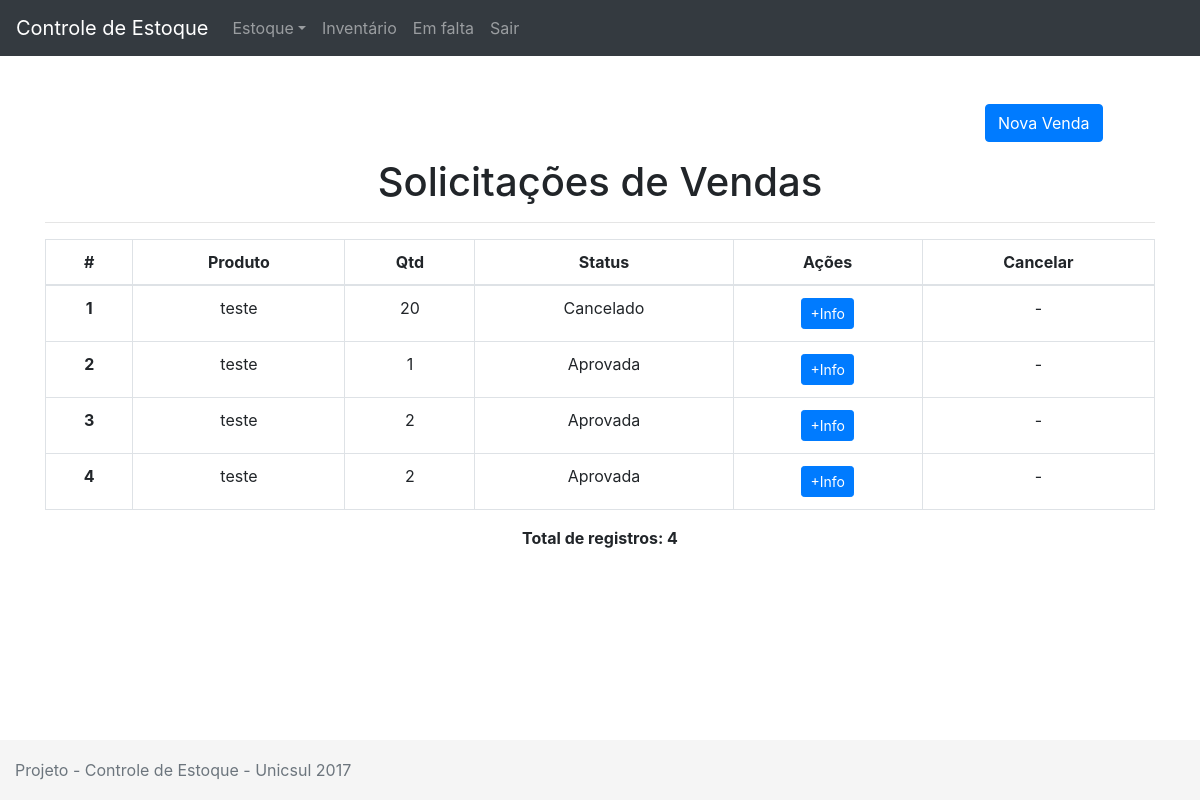
Page /index.php/vendas on the earlier database version.
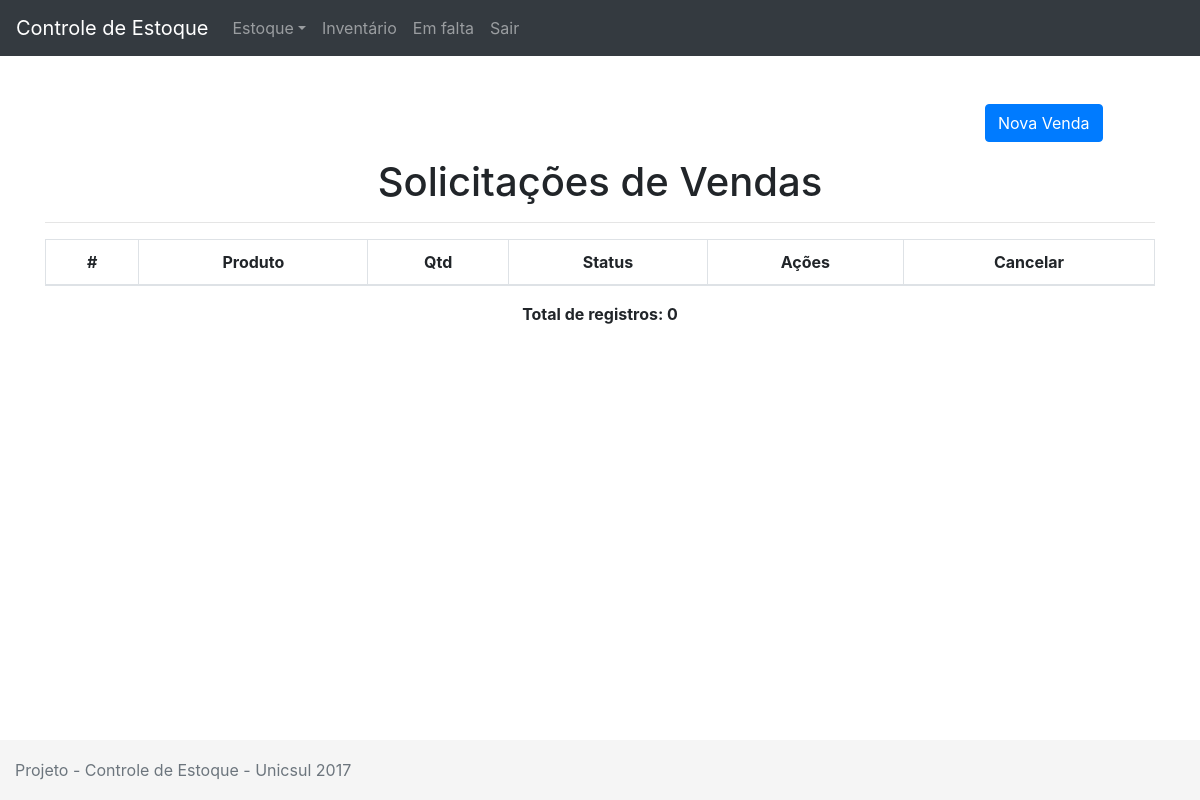
Same page on the later database version.
### tables this page shows
CREATE TABLE IF NOT EXISTS `vendas` (
  `id` int(11) NOT NULL AUTO_INCREMENT,
  `id_produto` int(11) NOT NULL,
  `qtd` int(11) NOT NULL,
  `status` int(11) NOT NULL DEFAULT '1',
  `datasolicitacao` date NOT NULL,
  `dataaprovada` date DEFAULT NULL,
  PRIMARY KEY (`id`),
  KEY `fk_produto_vendas` (`id_produto`),
  CONSTRAINT `fk_produto_vendas` FOREIGN KEY (`id_produto`) REFERENCES `produtos` (`id`)
);

CREATE TABLE IF NOT EXISTS `produtos` (
  `id` int(11) NOT NULL AUTO_INCREMENT,
  `descricao` varchar(255) NOT NULL,
  `tipo` varchar(255) NOT NULL,
  `status` tinyint(1) NOT NULL,
  `preco` float NOT NULL,
  `qtd` int(11) NOT NULL,
  `acionamento` int(11) NOT NULL,
  `min` int(11) NOT NULL,
  `max` int(11) NOT NULL,
  PRIMARY KEY (`id`)
);

### application/controllers/Vendas.php (called while the page is built, shortened)
<?php
class Vendas extends CI_Controller
{
	public function index()
	{
		$this->load->view('menu');
		$this->load->model('vendas_model', 'vendas');
		$dados['vendas'] = $this->vendas->getVendas();
		$this->load->model('produtos_model', 'produtos');
		$dados['produtos'] = $this->produtos->getProdutos();
		$this->load->view('listarvendas', $dados);
		$this->load->view('rodape');
	}
}

### index.php (called while the page is built, shortened)
<?php
require_once BASEPATH.'core/CodeIgniter.php';

### application/models/Vendas_model.php (called while the page is built, shortened)
<?php
class Vendas_model extends CI_Model
{
	public function getVendas()
	{
		$query = $this->db->get('vendas');
		return $query->result();
	}
}

### application/models/Produtos_model.php (called while the page is built, shortened)
<?php
class Produtos_model extends CI_Model
{
	public function getProdutos()
	{
		$query = $this->db->get('produtos');
		return $query->result();
	}
}

### application/views/listarvendas.php (the view, shortened to what this page needs)
<br>
<div class="container">
	<br>
	<p class="col-md-2 ml-md-auto">
		<a class="btn btn-primary" data-toggle="collapse" href="#testeCollapse" aria-expanded="false" aria-controls="testeCollapse">Nova Venda</a>
	</p>
	<h1 class="text-center">Solicitações de Vendas</h1>
	<hr>
	<table class="table table-bordered">
		<thead class="table-inverse">
			<tr>
				<td class='text-center' scope="row"><b>#</b></td>
				<td class='text-center'><b>Produto</b></td>
				<td class='text-center'><b>Qtd</b></td>
				<td class='text-center'><b>Status</b></td>
				<td class='text-center'><b>Ações</b></td>
				<td class='text-center'><b>Cancelar</b></td>
			</tr>
		</thead>
		<tbody>
			<?php
			$contador = 0;
			foreach ($vendas as $venda): ?>
			<tr>
				<th class='text-center' scope="row"><?=$venda->id;?></td>
				<?php foreach ($produtos as $produto):
					if($produto->id == $venda->id_produto){
				?>
						<td class='text-center'><?=$produto->descricao;?></td>
				<?php
						break;
					}
				endforeach;?>
				<td class='text-center'><?=$venda->qtd;?></td>
				<td class='text-center'>
				<?php
					if($venda->status == 0)
					{
						echo "Cancelado";
					} else if($venda->status == 1)
					{
						echo "Aguardando Aprovação";
					} else if ($venda->status == 2)
					{
						echo "Aprovada";
					}
				?>
				</td>
				<td class='text-center'>
					<a href="<?=base_url('vendas/info/' . $venda->id)?>" class="btn btn-sm btn-primary">+Info</a>
				</td>
				<td class='text-center'>
					<?php if($venda->status != 2 && $venda->status != 0) { ?>
						<a href="<?=base_url('vendas/cancelar/' . $venda->id)?>" class="btn btn-sm btn-danger"><i class="fa fa-times" aria-hidden="true"></i></a>
					<?php } else {
							echo "-";
						} ?>
				</td>
			</tr>
			<?php $contador++; endforeach;?>
		</tbody>
	</table>
	<p class="text-center"><b>Total de registros: <?=$contador;?></b></p>
</div>

Differences in the rows shown:
removed vendas: id "1", qtd "20", status "Cancelado"
removed produtos: descricao "teste"
removed vendas: id "2", qtd "1", status "Aprovada"
removed vendas: id "3", qtd "2", status "Aprovada"
removed vendas: id "4", qtd "2", status "Aprovada"
Other differences:
$contador: "4" → "0"
